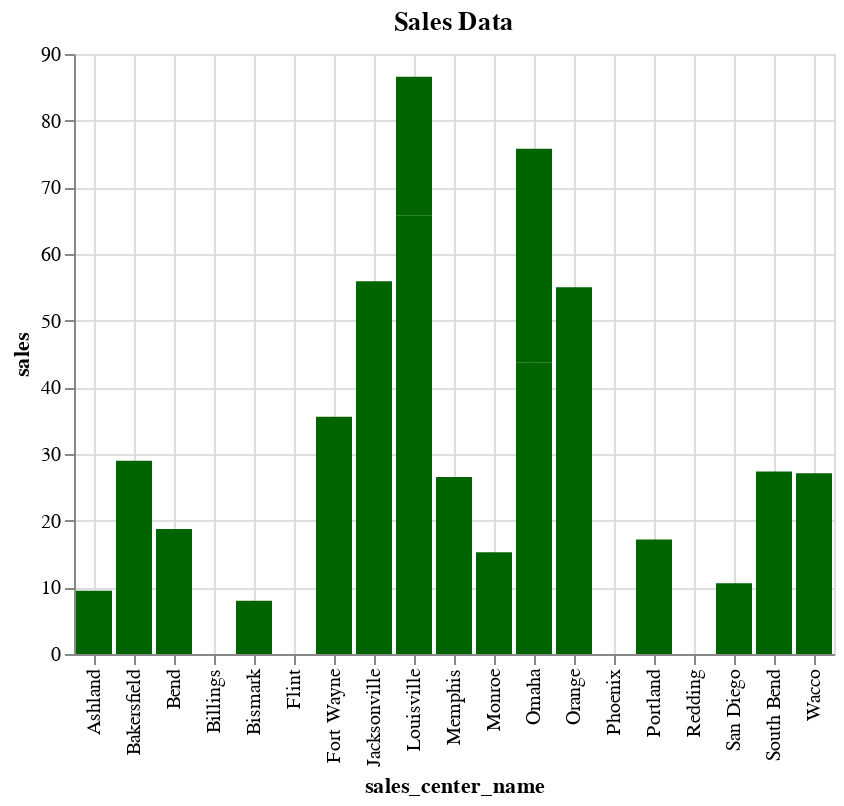

Notebook source saved alongside this figure:
### Markdown cell above
<hr style='height:1px;border:none;background-color:#00233C;'>
<p style='font-size:18px;font-family:Arial;color:#00233c;'><b>The color of the chart can be changed</b></p>

<p style = 'font-size:16px;font-family:Arial;color:#00233C'>
    The <b>color</b> parameter supports CSS color names 
    (<a href='https://developer.mozilla.org/en-US/docs/Web/CSS/color_value' style='font-weight:bold;'>see CSS color names</a>).
</p>

### Code cell
%chart sales_center_name, sales, title=Sales Data, color=darkgreen

### Figure 1 — Vega-Lite specification as saved in the notebook (floating-point values rounded to 4 significant figures)
{"$schema": "https://vega.github.io/schema/vega-lite/v3.json", "data": {"format": {"type": "csv"}, "values": "\"SALES\",\"Sales_Center_ID\",\"Sales_Center_Name\"\n\".00\",\"1111\",\"Phoenix\"\n\".00\",\"1111\",\"Phoenix\"\n\".00\",\"2222\",\"Bend\"\n\"18.75\",\"2222\",\"Bend\"\n\"43.78\",\"3333\",\"Omaha\"\n\"32.00\",\"3333\",\"Omaha\"\n\"65.73\",\"4444\",\"Louisville\"\n\"20.85\",\"4444\",\"Louisville\"\n\".00\",\"5555\",\"Bismark\"\n\"7.97\",\"5555\",\"Bismark\"\n\"7.79\",\"6666\",\"Memphis\"\n\"18.75\",\"6666\",\"Memphis\"\n\"15.25\",\"7777\",\"Monroe\"\n\".00\",\"7777\",\"Monroe\"\n\".00\",\"8888\",\"San Diego\"\n\"10.60\",\"8888\",\"San Diego\"\n\".00\",\"9999\",\"Redding\"\n\".00\",\"9999\",\"Redding\"\n\"19.36\",\"1112\",\"South Bend\"\n\"8.00\",\"1112\",\"South Bend\"\n\"16.50\",\"1113\",\"Jacksonville\"\n\"39.42\",\"1113\",\"Jacksonville\"\n\"35.58\",\"1114\",\"Fort Wayne\"\n\".00\",\"1115\",\"Billings\"\n\"17.18\",\"1116\",\"Portland\"\n\"9.50\",\"1117\",\"Ashland\"\n\"27.10\",\"1118\",\"Wacco\"\n\".00\",\"1119\",\"Flint\"\n\"29.00\",\"2111\",\"Bakersfield\"\n\"55.00\",\"3111\",\"Orange\"\n"}, "encoding": {"x": {"axis": {"grid": true, "title": "sales_center_name"}, "field": "Sales_Center_Name", "type": "nominal"}, "y": {"axis": {"grid": true, "title": "sales"}, "field": "SALES", "type": "quantitative"}}, "mark": {"color": "darkgreen", "type": "bar"}, "title": "Sales Data"}
